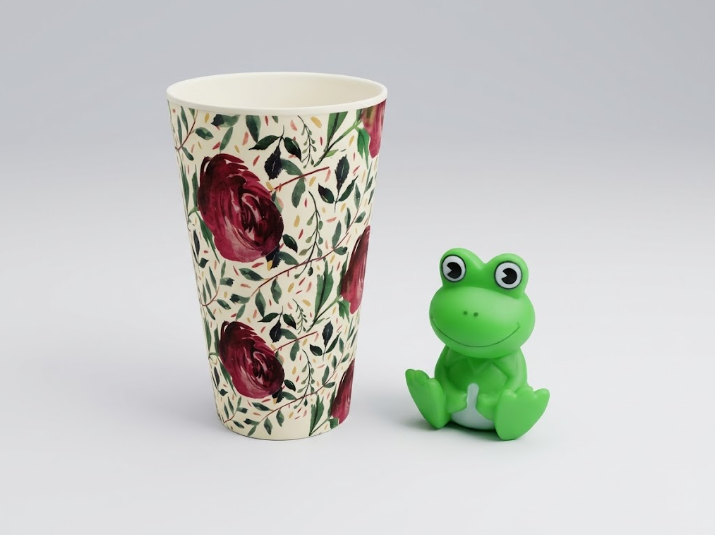
#> input picture figuras/Fig4_objetos_SLR.jpg, 715 x 535 px
$ python slr_esquema.py
#> lines starting #> are read from the running program, lines starting #| are printed output that depends on the picture; after the words box and inside, x2 and y2 are one past the last pixel; in counts of white or black regions, pixels touching at a corner belong together
"""Esquema de la prueba SLR (Fig. 4.4) con el mismo estilo que el del NOR (28 oct. 2026): arena circular
gris vista desde arriba con las tres señales espaciales, las tazas reales del SLR (recortadas de
figuras/Fig4_objetos_SLR.jpg) y la rata de la ilustración de la Dra. Kruse (figuras/fuentes/Sol_Figura7_NOL.png).
Filas: d-SLR y s-SLR; columnas: día 1 (muestreo, 10 min) y día 2 (prueba, 5 min).
Las posiciones son esquemáticas (ángulos de §4.3.3; las distancias en cm no se dibujan).
Uso:  python herramientas/figuras/slr_esquema.py  ->  figuras/Fig4_SLR_protocolo.png
"""
import math, os
import numpy as np
from PIL import Image, ImageDraw, ImageFont, ImageFilter
from scipy import ndimage

R = os.path.normpath(os.path.join(os.path.dirname(os.path.abspath(__file__)), "..", "..")) + os.sep
FIG = R + "figuras" + os.sep
SERIF = "c:/texlive/2026/texmf-dist/fonts/truetype/google/noto/NotoSerif-Regular.ttf"
SERIFB = "c:/texlive/2026/texmf-dist/fonts/truetype/google/noto/NotoSerif-Bold.ttf"
F = lambda t, b=False: ImageFont.truetype(SERIFB if b else SERIF, t)

# ---------------------------------------------------------------- recortes
def recorte_taza():
    im = np.asarray(Image.open(FIG + "Fig4_objetos_SLR.jpg").convert("RGB")).astype(int)
    L = im.mean(axis=2); sat = im.max(axis=2) - im.min(axis=2)
    m = (sat > 25) | (L > ndimage.uniform_filter(L, 61) + 10)
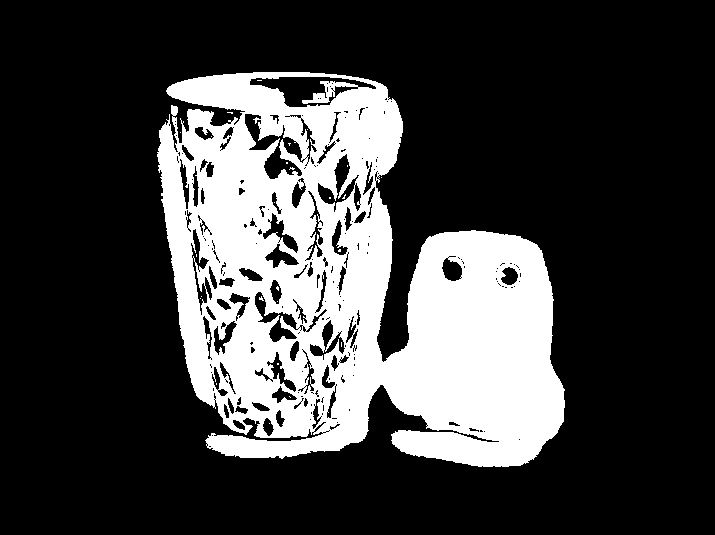
#> m: shape (535, 715) bool; 25% white; 26 white regions (25 under 20 px), largest, box (x1, y1, x2, y2) and area: (157, 72, 565, 467) 95650
    m = ndimage.binary_closing(m, iterations=4); m = ndimage.binary_fill_holes(m)
#> after `m = ndimage.binary_closing(m, iterations=4)`: m: shape (535, 715) bool; 27.8% white; 1 white region, box (x1, y1, x2, y2) and area: (157, 72, 565, 467) 106490
#> after `m = ndimage.binary_fill_holes(m)`: m: shape (535, 715) bool; 29.2% white; 1 white region, box (x1, y1, x2, y2) and area: (157, 72, 565, 467) 111715
    m = ndimage.binary_opening(m, iterations=2); m = ndimage.binary_erosion(m, iterations=3)
#> after `m = ndimage.binary_opening(m, iterations=2)`: m: shape (535, 715) bool; 29.2% white; 1 white region, box (x1, y1, x2, y2) and area: (157, 72, 565, 467) 111706
#> after `m = ndimage.binary_erosion(m, iterations=3)`: m: shape (535, 715) bool; 27.8% white; 1 white region, box (x1, y1, x2, y2) and area: (160, 75, 562, 464) 106375
    m[:, 395:] = False                               # solo la taza (la rana está a la derecha)
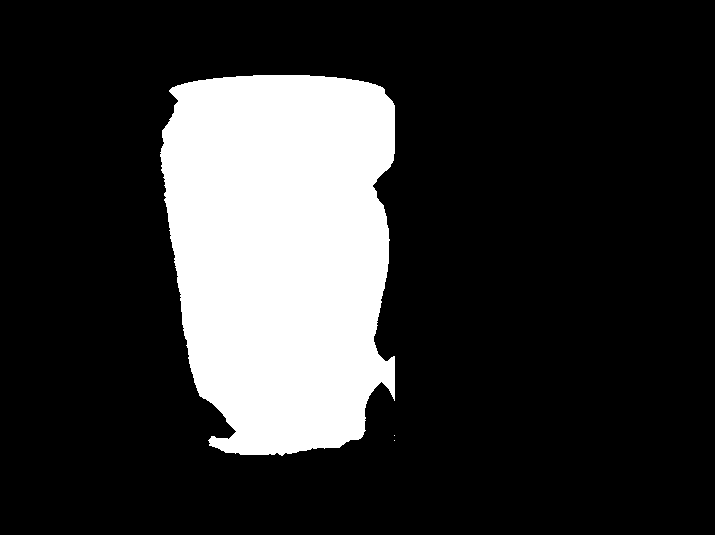
#> m: shape (535, 715) bool; 19.6% white; 3 white regions (2 under 20 px), largest, box (x1, y1, x2, y2) and area: (160, 75, 395, 456) 75042
    o = Image.fromarray(im.astype("uint8")).convert("RGBA")
#> o is the input picture: PIL image 715x535 RGBA; mean R, G, B, A 198.5, 200.8, 196.8, 255
    o.putalpha(Image.fromarray((m * 255).astype("uint8")).filter(ImageFilter.GaussianBlur(1)))
    return o.crop(o.getbbox())

def recorte_rata():
    f7 = Image.open(FIG + "fuentes" + os.sep + "Sol_Figura7_NOL.png").convert("RGB")
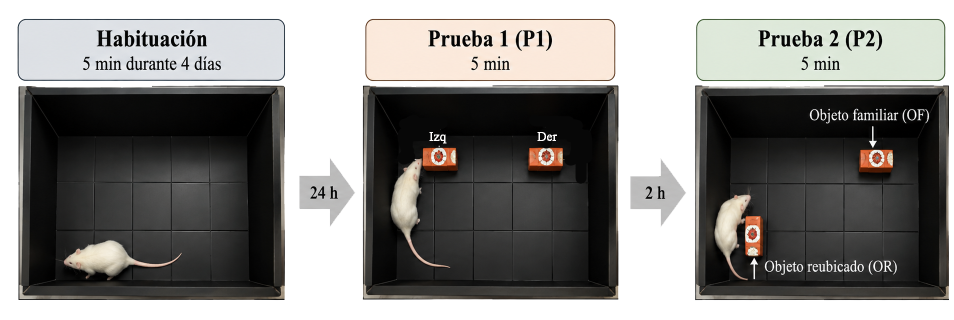
#> input picture figuras/fuentes/Sol_Figura7_NOL.png, 1908 x 639 px (shown at 1/2 size)
#> f7 is the input picture: PIL image 1908x639 RGB; mean R, G, B 134.5, 133.4, 131
    r = np.asarray(f7.crop((770, 312, 905, 540))).astype(int)
    a = (r.mean(axis=2) > 105) & ((r[..., 0] - r[..., 2]) < 70)
#> a: shape (228, 135) bool; 22.2% white; 6 white regions (3 under 20 px), largest, box (x1, y1, x2, y2) and area: (11, 5, 130, 224) 6523, (92, 0, 123, 18) 284, (131, 0, 135, 11) 31
    a[:40, 60:] = False
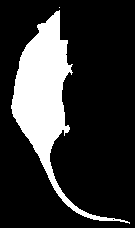
#> a: shape (228, 135) bool; 20% white; 2 white regions (1 under 20 px), largest, box (x1, y1, x2, y2) and area: (11, 10, 130, 224) 6145
    lab, _ = ndimage.label(ndimage.binary_dilation(a, iterations=2))
#> lab: shape (228, 135) int32; values 0 (black) and 1 (white), 23.6% white; 1 white region, box (x1, y1, x2, y2) and area: (9, 5, 132, 226) 7265
    a &= lab == (np.bincount(lab.ravel())[1:].argmax() + 1)
    o = Image.fromarray(r.astype("uint8")).convert("RGBA")
#> o: PIL image 135x228 RGBA
    o.putalpha(Image.fromarray((a * 255).astype("uint8")).filter(ImageFilter.GaussianBlur(0.8)))
    return o.crop(o.getbbox())                      # vertical, cabeza arriba
#> returned value: PIL image 123x221 RGBA

TAZA, RATA = recorte_taza(), recorte_rata()

# ---------------------------------------------------------------- arena
S, RP, RW = 680, 268, 300                           # lienzo, radio del piso, radio exterior de la pared
C = S / 2
def arena():
    y, x = np.mgrid[0:S, 0:S]
    d = np.hypot(x - C, y - C)
    img = np.full((S, S, 3), 255.0)
    rng = np.random.default_rng(1)
    piso = 196 + 14 * (1 - d / RP) + rng.normal(0, 2.2, (S, S))          # gris claro, más claro al centro
    pared = 150 + 45 * (RW - d) / (RW - RP)                              # pared en perspectiva
    for k, c in enumerate((1.0, 1.0, 1.04)):
        img[..., k] = np.where(d <= RP, piso * c, np.where(d <= RW, pared * c, 255))
    # sombra suave de la pared sobre el piso
    sombra = np.clip((d - (RP - 18)) / 18, 0, 1) * (d <= RP)
    img *= (1 - 0.18 * sombra)[..., None]
    base = Image.fromarray(np.clip(img, 0, 255).astype("uint8")).convert("RGBA")
    dr = ImageDraw.Draw(base)
    dr.ellipse((C - RW, C - RW, C + RW, C + RW), outline=(95, 95, 95), width=3)
    dr.ellipse((C - RP, C - RP, C + RP, C + RP), outline=(130, 130, 130), width=2)
    # la pared es lisa (Thiago, 28 oct. 2026): sin carteles; las señales espaciales están en la sala
    return base

def cartel(base, ang, tipo):
    w, h = 96, 30
    c = Image.new("RGBA", (w, h), "white")
    d = ImageDraw.Draw(c)
    if tipo == "rayas":
        for x in range(0, w, 12): d.rectangle((x, 0, x + 5, h), fill="black")
    elif tipo == "damero":
        for i in range(0, w, 10):
            for j in range(0, h, 10):
                if (i // 10 + j // 10) % 2: d.rectangle((i, j, i + 9, j + 9), fill="black")
    else:
        for x in range(8, w, 20): d.ellipse((x - 6, 9, x + 6, 21), fill="black")
    d.rectangle((0, 0, w - 1, h - 1), outline="black", width=2)
    c = c.rotate(ang - 90, expand=True, resample=Image.BICUBIC)
    rr = (RP + RW) / 2
    cx, cy = C + rr * math.cos(math.radians(ang)), C - rr * math.sin(math.radians(ang))
    base.alpha_composite(c, (round(cx - c.width / 2), round(cy - c.height / 2)))

def pos(ang, r=0.60 * RP):
    return C + r * math.cos(math.radians(ang)), C - r * math.sin(math.radians(ang))

def pegar(base, img, centro, alto):
    img = img.resize((round(img.width * alto / img.height), alto), Image.LANCZOS)
    x, y = round(centro[0] - img.width / 2), round(centro[1] - img.height / 2)
    s = Image.new("RGBA", img.size, (0, 0, 0, 0)); s.putalpha(img.getchannel("A").point(lambda v: v * 0.45))
    base.alpha_composite(s.filter(ImageFilter.GaussianBlur(4)), (x + 4, y + 5))
    base.alpha_composite(img, (x, y))
    return x, y, x + img.width, y + img.height

def rotulo(base, xy, t):
    d = ImageDraw.Draw(base)
    d.text(xy, t, font=F(26, True), fill=(25, 25, 25), anchor="mm", stroke_width=3, stroke_fill=(235, 235, 235))

def angulo(base, a1, a2, texto):
    """Líneas punteadas del centro a dos objetos y el ángulo entre ellos."""
#> called with a1 = -30, a2 = 210, texto = '120°'
    d = ImageDraw.Draw(base)
    for a in (a1, a2):
        x, y = pos(a, 0.47 * RP)
        n = 14
        for k in range(0, n, 2):
            d.line((C + (x - C) * k / n, C + (y - C) * k / n, C + (x - C) * (k + 1) / n, C + (y - C) * (k + 1) / n), fill=(80, 80, 80), width=2)
    r = 46
    p1, p2 = sorted((-a1 % 360, -a2 % 360))            # ángulos de PIL (sentido horario desde las 3)
    d.arc((C - r, C - r, C + r, C + r), start=p1, end=p2, fill=(80, 80, 80), width=2)
    pm = math.radians((p1 + p2) / 2)
    d.text((C + 80 * math.cos(pm), C + 80 * math.sin(pm)), texto, font=F(22, True), fill=(60, 60, 60), anchor="mm")

ALTO_TAZA = 70
def muestreo(angs, abre):
    b = arena()
    angulo(b, angs[1], angs[2], abre)
    for k, a in enumerate(angs):
        x0, y0, x1, y1 = pegar(b, TAZA, pos(a), ALTO_TAZA)
        rx, ry = pos(a, 0.60 * RP + (52 if k == 0 else 50))
        rotulo(b, (rx, ry) if k else ((x0 + x1) / 2, y1 + 22), f"A{k + 1}")
#> this loop made 3 passes
#> (x0, y0, x1, y1) on passes 1 to 3: (318, 144, 362, 214), (457, 385, 501, 455), (179, 385, 223, 455)
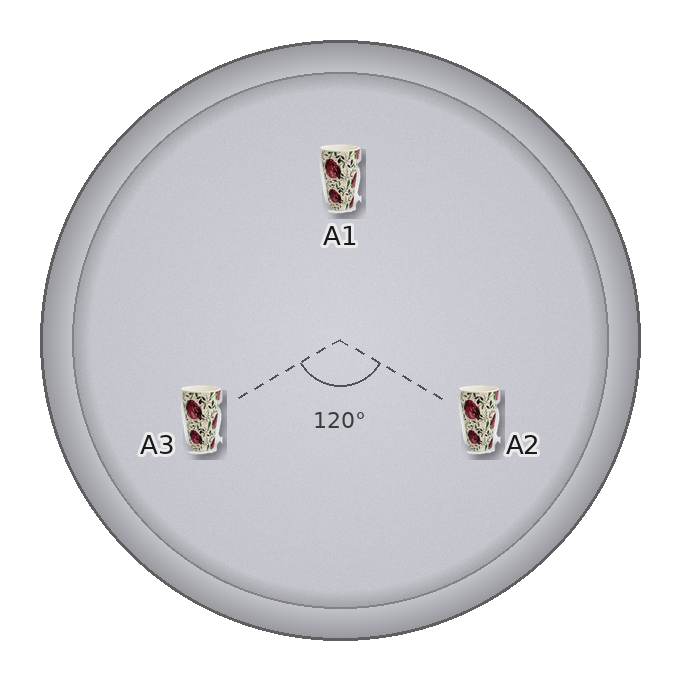
#> b: PIL image 680x680 RGBA; mean R, G, B, A 214.7, 214.5, 218.7, 255
    # rata caminando cerca del centro, mirando a A1
    pegar(b, RATA.rotate(-40, expand=True), (C + 95, C - 55), 150)
#> in pegar (call 4), `s = Image.new('RGBA', img.size, (0, 0, 0, 0))`: s: PIL image 143x150 RGBA; every value is 0
    return b

def prueba(angs):
    b = arena()
#> in arena (call 2), `y, x = np.mgrid[0:S, 0:S]`:
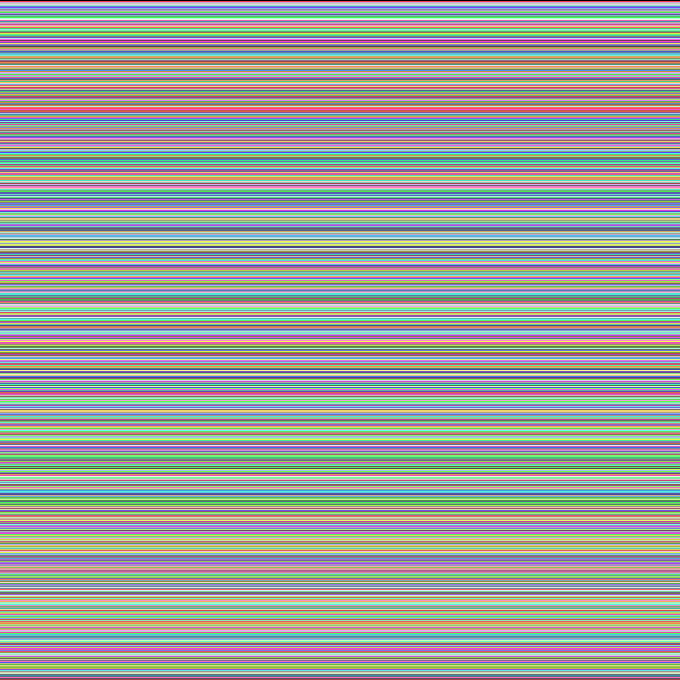
#> y: shape (680, 680) int64; 680 distinct labels, from 0 to 679; one colour per label, 0 black
#> in arena (call 2), `img *= (1 - 0.18 * sombra)[..., None]`: img: shape (680, 680, 3) float64; mean of channels 0, 1, 2 217.1, 217.1, 221.8
    d = ImageDraw.Draw(b)
    for a in angs[1:]:                                # posiciones que ocupaban A2 y A3
        x, y = pos(a)
        for k in range(0, 360, 24):
            d.arc((x - 27, y - 27, x + 27, y + 27), k, k + 12, fill=(90, 90, 90), width=3)
    x0, y0, x1, y1 = pegar(b, TAZA, pos(angs[0]), ALTO_TAZA)
#> x0 = 318; y0 = 144; x1 = 362; y1 = 214
    rotulo(b, ((x0 + x1) / 2, y1 + 22), "A1 (familiar)")
    xn, yn = pos(-90)
    x0, y0, x1, y1 = pegar(b, TAZA, (xn, yn), ALTO_TAZA)
#> y0 = 466; y1 = 536
    rotulo(b, (xn, y1 + 22), "N (novedosa)")
    # rata olfateando el objeto en la posición novedosa, desde arriba
    pegar(b, RATA.rotate(180, expand=True).rotate(-15, expand=True), (xn - 22, yn - 112), 155)
#> in pegar (call 7), `img = img.resize((round(img.width * alto / img.height), alto), Image.L..`:
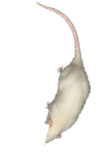
#> img: PIL image 111x155 RGBA; mean R, G, B, A 32, 30.1, 27.1, 35.9; transparent parts drawn white
#> in pegar (call 7), `s = Image.new('RGBA', img.size, (0, 0, 0, 0))`: s: PIL image 111x155 RGBA; every value is 0
    return b

D_SLR = (90, -30, 210)                               # A1, A2, A3: equidistantes a 120°
S_SLR = (90, -65, -115)                              # A2 y A3 a 50°; A1 a igual distancia de ambos
celdas = [[muestreo(D_SLR, "120°"), prueba(D_SLR)], [muestreo(S_SLR, "50°"), prueba(S_SLR)]]
#> the loop in muestreo (call 2), `for k, a in enumerate(angs):` made 3 passes
#> (x0, y0, x1, y1) on passes 1 to 3: (318, 144, 362, 214), (386, 451, 430, 521), (250, 451, 294, 521)

# ---------------------------------------------------------------- composición
AZUL, NARANJA, VERDE = (226, 231, 240), (250, 228, 214), (222, 236, 222)
ML, MT, GX, GY, FL, MR = 90, 130, 0, 30, 150, 150
W = ML + 2 * S + FL + MR
H = MT + 2 * S + GY
L = Image.new("RGB", (W, H), "white")
d = ImageDraw.Draw(L)
xs = [ML, ML + S + FL]
for x, (t, sub), col in zip(xs, (("Día 1: fase de muestreo", "10 min · tres objetos iguales"),
                                  ("Día 2: fase de prueba", "5 min · un objeto en posición novedosa")), (NARANJA, VERDE)):
    d.rounded_rectangle((x + 20, 4, x + S - 20, MT - 18), radius=22, fill=col, outline=(70, 70, 70), width=3)
    d.text((x + S / 2, 42), t, font=F(36, True), fill="black", anchor="mm")
    d.text((x + S / 2, 86), sub, font=F(27), fill="black", anchor="mm")
for i, fila in enumerate(celdas):
    y = MT + i * (S + GY)
    for x, img in zip(xs, fila):
        L.paste(img.convert("RGB"), (x, y))
    # flecha de 24 h entre los dos días
    yc, x0, x1, h = y + S / 2, ML + S + 8, ML + S + FL - 8, 96
    d.polygon([(x0, yc - h * .32), (x1 - 44, yc - h * .32), (x1 - 44, yc - h / 2), (x1, yc), (x1 - 44, yc + h / 2),
               (x1 - 44, yc + h * .32), (x0, yc + h * .32)], fill=(200, 200, 200))
    d.text(((x0 + x1 - 30) / 2, yc), "24 h", font=F(30, True), fill="black", anchor="mm")
    # rótulo de la fila, vertical
    t = Image.new("RGBA", (S, 60), (255, 255, 255, 0))
    ImageDraw.Draw(t).text((S / 2, 30), ("d-SLR (separación grande)", "s-SLR (separación pequeña)")[i],
                           font=F(32, True), fill="black", anchor="mm")
    t = t.rotate(90, expand=True)
    L.paste(t, (14, y), t)
#> this loop made 2 passes
#> (y, yc, x0, x1, h) on passes 1 to 2: (130, 470, 778, 912, 96), (840, 1180, 778, 912, 96)
# flecha de mayor demanda cognitiva
xa = W - MR / 2
d.line((xa, MT + 60, xa, H - 70), fill=(60, 60, 60), width=14)
d.polygon([(xa - 30, H - 80), (xa + 30, H - 80), (xa, H - 20)], fill=(60, 60, 60))
t = Image.new("RGBA", (S + 200, 60), (255, 255, 255, 0))
ImageDraw.Draw(t).text(((S + 200) / 2, 30), "Mayor demanda cognitiva", font=F(32, True), fill=(40, 40, 40), anchor="mm")
t = t.rotate(-90, expand=True)
L.paste(t, (round(xa + 14), round(MT + (H - MT) / 2 - t.height / 2)), t)
L.save(FIG + "Fig4_SLR_protocolo.png", dpi=(300, 300))
print("SLR:", L.size)
#| SLR: (1750, 1520)
